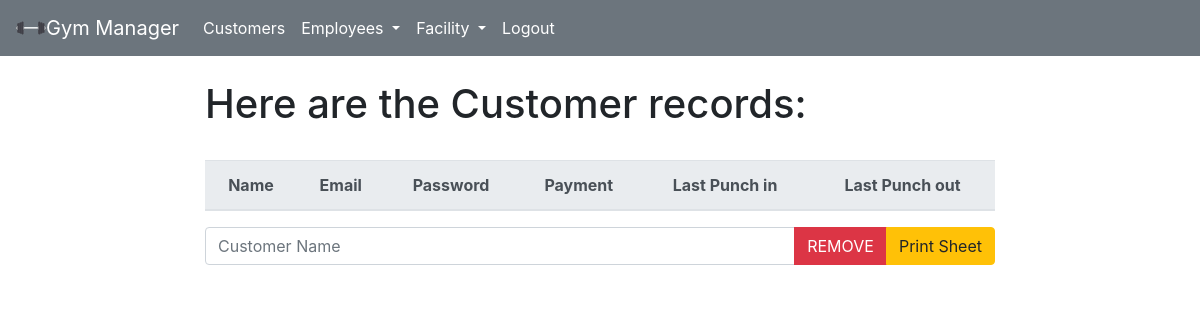
The page /work/customers/ on the database as committed earlier.
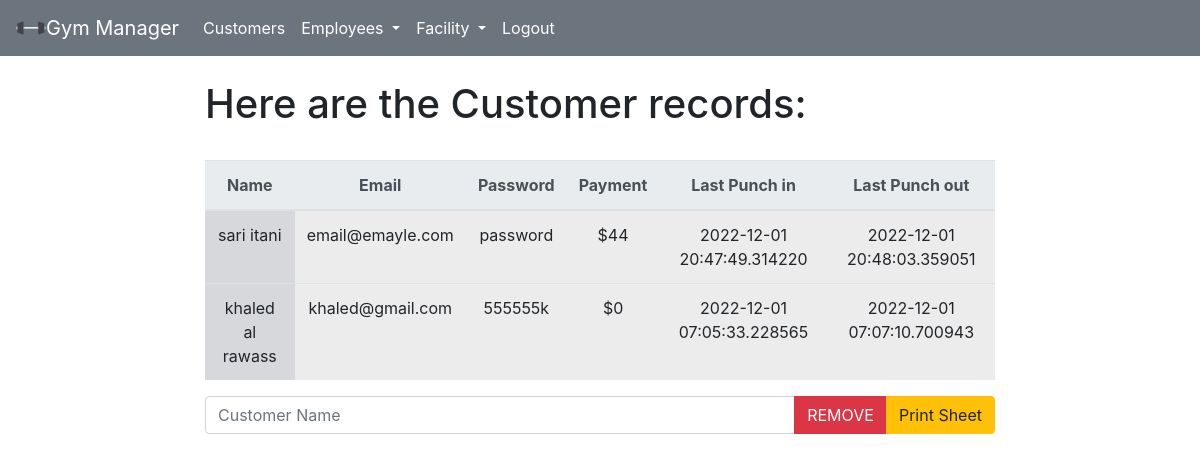
The same page on the database as committed later.
### workers/models.py (models this page shows, shortened)
class Customers(models.Model):
    Customer = models.ForeignKey(Customer, on_delete=models.CASCADE)
    name = models.CharField(max_length=50, unique=True)
    gender = models.CharField(max_length=10)
    email = models.EmailField()
    password = models.CharField(max_length=160)
    bill = models.IntegerField()
    Punch_in = models.CharField(max_length=50)
    Punch_out = models.CharField(max_length=50)

### workers/views.py (the view, shortened to what this page needs)
# urls.py: path('customers/', customers, name='customers'),
def customers(response):
    data = Customers.objects.all()
    return render(response, "workers/customers.html", {"data": data})

### workers/templates/workers/customers.html (shortened to what this page needs)
{% extends 'workers/base.html' %}
{% block content %}
<h1>Here are the Customer records:</h1>
<br>
<table class="table table-hover">
    <thead class="thead-light">
        <tr class="text-center">
            <th>Name</th>
            <th>Email</th>
            <th>Password</th>
            <th>Payment</th>
            <th>Last Punch in</th>
            <th>Last Punch out</th>
        </tr>
    </thead>
    <tbody>
        {% for e in data %}
        <tr class="text-center">
            <td class="table-secondary">{{e.name}}</td>
            <td class="table-active">{{e.email}}</td>
            <td class="table-active">{{e.password}}</td>
            <td class="table-active">${{e.bill}}</td>
            <td class="table-active">{{e.Punch_in}}</td>
            <td class="table-active">{{e.Punch_out}}</td>
        </tr>
      {%endfor%}
    </tbody>
</table>
<form method="POST">
    <div class="input-group mb-3">
        <input type="text" class="form-control" placeholder="Customer Name" name="name">
        <div class="input-group-append">
            <button class="btn btn-danger" type="submit" value="remove" name="remove">REMOVE</button>
            <button class="btn btn-warning" type="submit" value="print" name="print">Print Sheet</button>
        </div>
    </div>
</form>
{% endblock %}

Rows that differ between the two databases and show on the page:
added Customers: name "sari itani", email "email@emayle.com", password "password", bill "44", Punch_in "2022-12-01 20:47:49.314220", Punch_out "2022-12-01 20:48:03.359051"
added Customers: name "khaled al rawass", email "khaled@gmail.com", password "555555k", bill "0", Punch_in "2022-12-01 07:05:33.228565", Punch_out "2022-12-01 07:07:10.700943"
